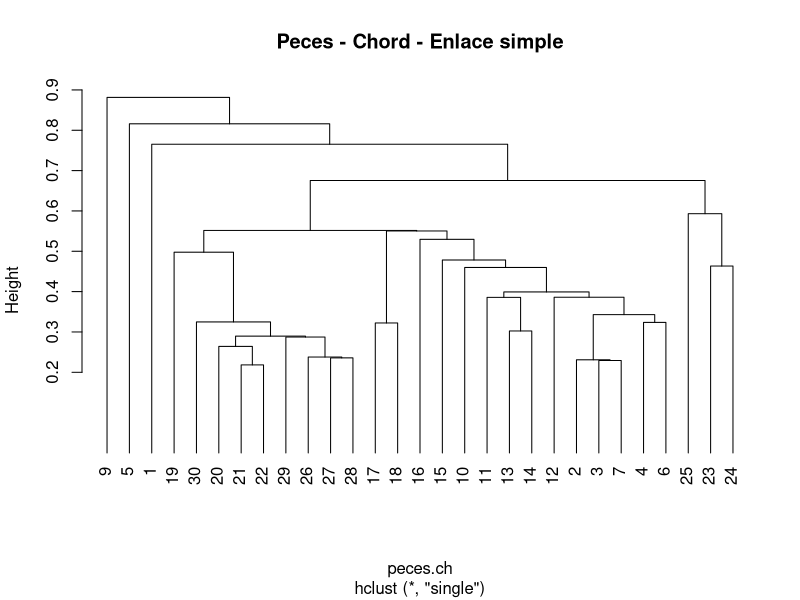
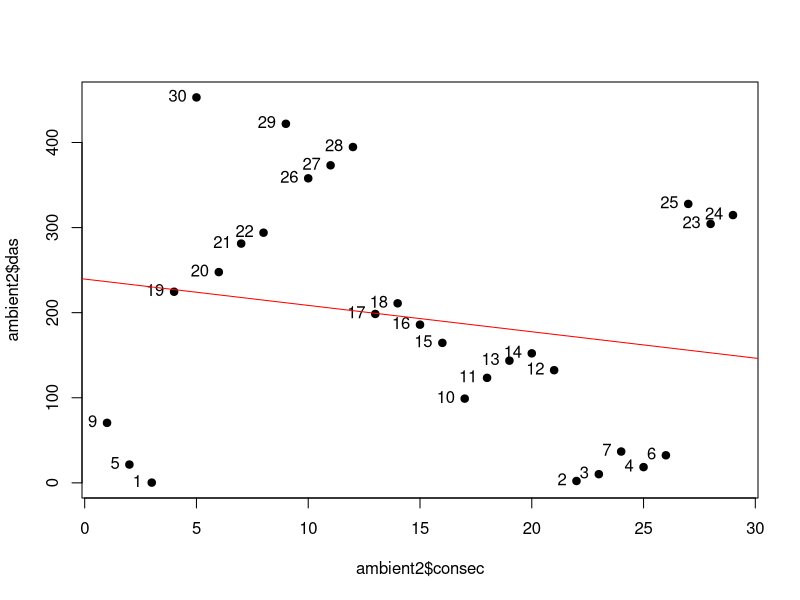
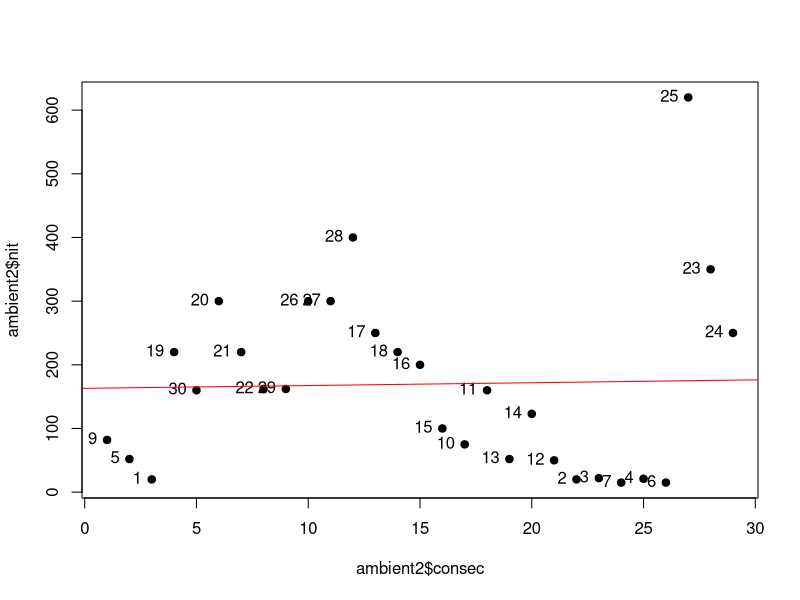
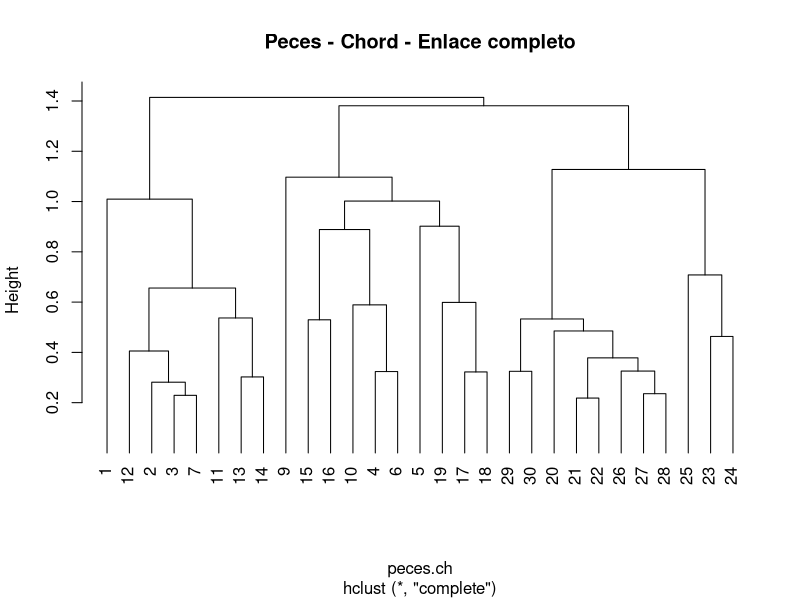
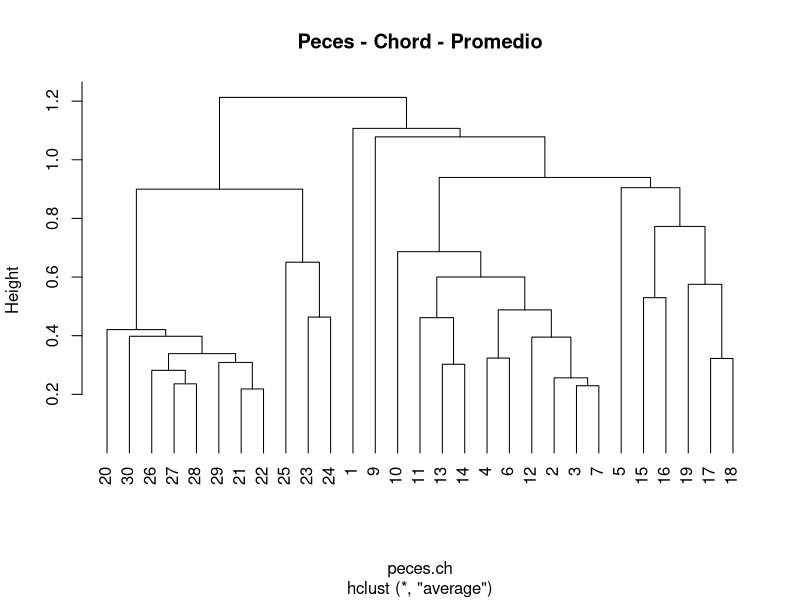
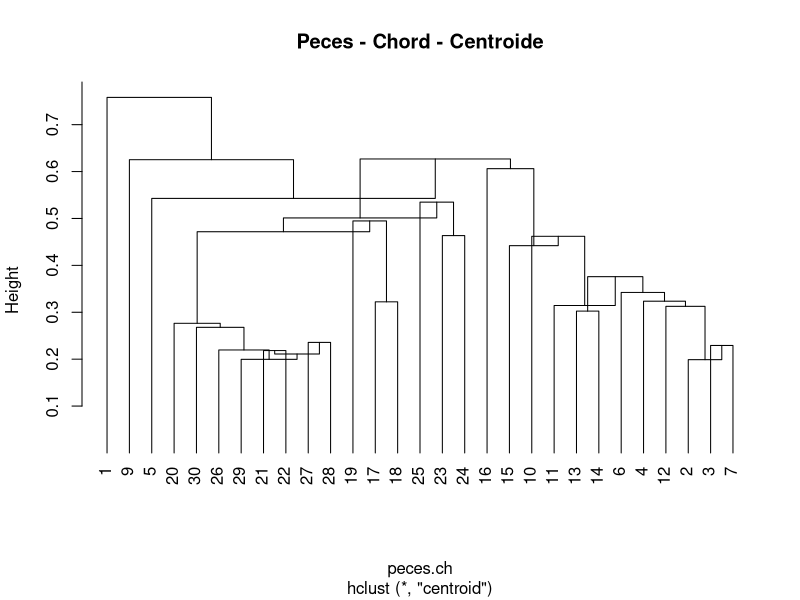
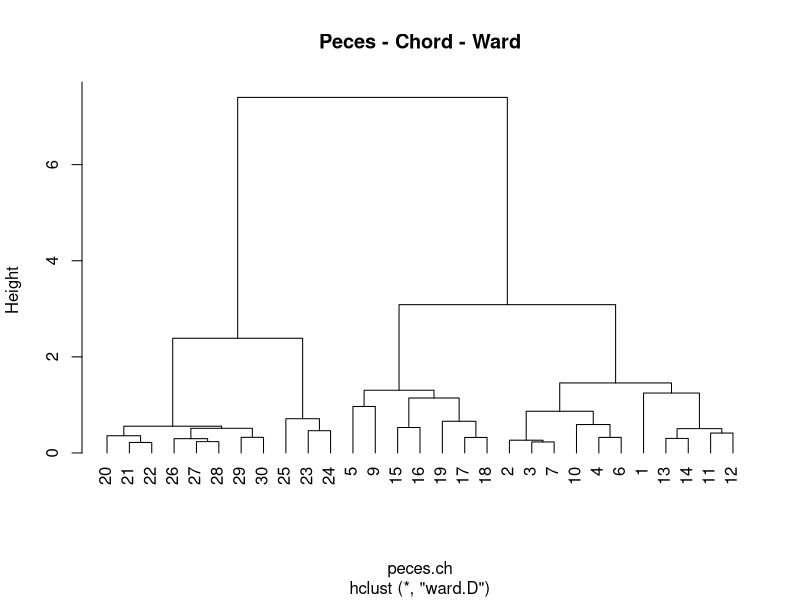
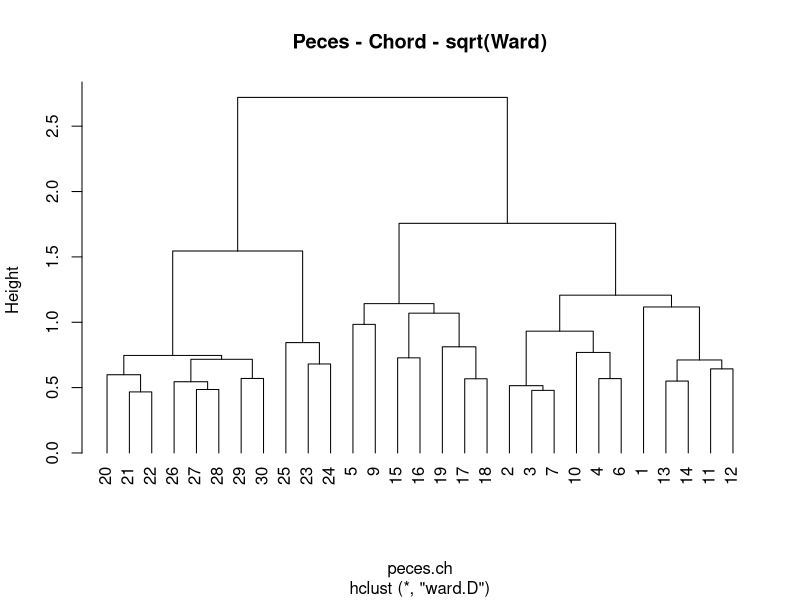

Reproduce these figures in R, in order.
## ---- chunk 1
knitr::opts_chunk$set(fig.width=8, 
                      fig.height=8)
## ---- chunk 2
# Lectura
ambient       <- read.csv2("ambientales.csv",enc="latin1",row.names=1)
peces         <- read.csv2("peces.csv",enc="latin1",row.names=1)
locs          <- read.csv2("localidades.csv",enc="latin1",row.names=1)
nomEspec      <- read.csv2("nombresdeespecies.csv",enc="latin1")
nomVarAmbient <- read.csv2("Nombresdevariablesambientales.csv",enc="latin1")

# Adecuación
# Quitar el sitio que no tiene ninguna especie
sumEsp  <- apply(peces,1,sum)
peces   <- peces[sumEsp!=0,]
ambient <- ambient[sumEsp!=0,]
locs    <- locs[sumEsp!=0,]

## ---- chunk 3
# (vegan deberá ser cargado después de ade4 para evitar conflictos).
library(ade4)
library(vegan)
library(gclus)
library(cluster)
library(RColorBrewer)
## ---- chunk 4
# Cálculo de la matriz utilizando la distancia de Chord
# entre sitios, siguiente en enlace simple.
peces.norm <- decostand(peces, "normalize")
peces.ch <- vegdist(peces.norm, "euclidean")
## ---- chunk 5
peces.ch.single <- hclust(peces.ch, method="single")
## ---- chunk 6
# Estructura de los resultados de "hclust"
str(peces.ch.single)
## ---- chunk 7
# Determinar el modo que realizó el agrupamiento teniendo en cuenta.
# la posición en la base de datos.
with(peces.ch.single,cbind(merge,height))
## ---- chunk 8
peces[c(20,21),]
## ---- chunk 9
peces.norm[c(20,21),]
## ---- chunk 10
# Gráfica del dendograma usando las opciones por omisión.
plot(peces.ch.single, main="Peces - Chord - Enlace simple", hang = -1)
## ---- chunk 11
# Ordenación con respecto al gradiente de distancia a la desembocadura.
ambient2 <- ambient
ambient2$pos <- 1:nrow(ambient)
ambient2 <- ambient2[peces.ch.single$order, ]
ambient2$consec <- 1:nrow(ambient2)
## ---- chunk 12
# Gráfica que muestra posibles gradientes determinados por la agrupación
plot(ambient2$consec, ambient2$das, pch = 19)
text(ambient2$consec, ambient2$das, 
     labels = row.names(ambient2), 
     pos = 2)
abline(coef=coef(lm(ambient2$das ~ ambient2$consec)),col="red")
## ---- chunk 13
# Gráfica que muestra posibles gradientes determinados por la agrupación
plot(ambient2$consec, ambient2$nit, pch = 19)
text(ambient2$consec, ambient2$nit, 
     labels = row.names(ambient2), 
     pos = 2)
abline(coef=coef(lm(ambient2$nit ~ ambient2$consec)),col="red")
## ---- chunk 14
# Cálculo utilizando el enlace completo
peces.ch.complete <- hclust(peces.ch, method="complete")
plot(peces.ch.complete,main="Peces - Chord - Enlace completo", hang = -1)

## ---- chunk 15
# Cálculo mediante UPGMA
peces.ch.UPGMA <- hclust(peces.ch, method="average")
plot(peces.ch.UPGMA,main="Peces - Chord - Promedio", hang =  -1)
## ---- chunk 16
# Cálculo mediante UPGMC
peces.ch.centroid <- hclust(peces.ch, method="centroid")
plot(peces.ch.centroid,main="Peces - Chord - Centroide", hang = -1)
## ---- chunk 17
# Utilizando el métod de Ward
peces.ch.ward <- hclust(peces.ch, method="ward.D")
plot(peces.ch.ward,main="Peces - Chord - Ward", hang = -1)
## ---- chunk 18
# Transformación raiz cuadrada de la altura
peces.ch.ward$height <- sqrt(peces.ch.ward$height)
plot(peces.ch.ward,main="Peces - Chord - sqrt(Ward)", hang = -1)
